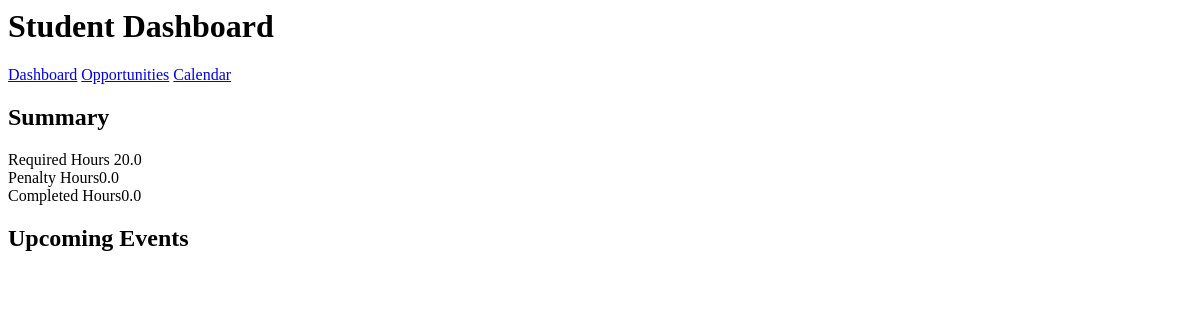
The app's page /student_dashboard (signed in), older data.
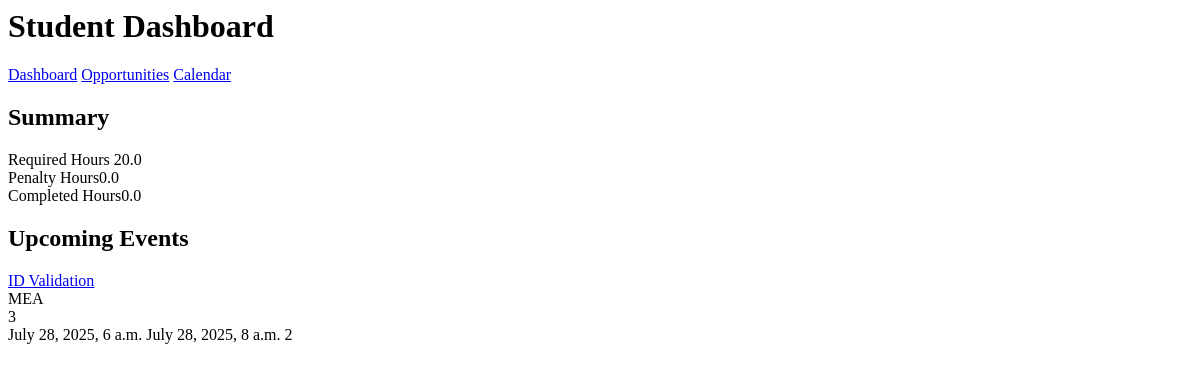
The same page, newer data.
### core/models.py (models this page shows, shortened)
class Event(models.Model):
    name = models.CharField(max_length=100)
    description = models.TextField()
    location = models.CharField(max_length=50)
    service_hours = models.IntegerField()
    number_of_students = models.IntegerField()
    role_descriptions = models.TextField()
    start_datetime = models.DateTimeField()
    end_datetime = models.DateTimeField()
    organizer = models.ForeignKey(
        OrgProfile, on_delete=models.CASCADE, related_name="events"
    )
    approved = models.BooleanField(default=False)
    students = models.ManyToManyField(
        StudentProfile, through="Participation", related_name="events"
    )
    def remaining_slots(self):
        assigned_count = self.participation_set.count()
        return max(0, self.number_of_students - assigned_count)

class OrgProfile(models.Model):
    user = models.OneToOneField(User, on_delete=models.CASCADE)
    name = models.CharField(max_length=100)

### core/views.py (the view)
# urls.py: path("student_dashboard", views.student_dashboard, name="student_dashboard"),
@login_required
def student_dashboard(request):
    user = request.user
    try:
        student_profile = user.studentprofile
    except StudentProfile.DoesNotExist:
        student_profile = None
        return redirect("login_view")
    volunteered_events = student_profile.events.all()
    context = {"student": student_profile, "events": volunteered_events}
    if request.method == "GET":
        template = loader.get_template("core/student_dashboard.html")
        return HttpResponse(template.render(context, request))

### core/templates/core/student_dashboard.html (shortened to what this page needs)
<h1>Student Dashboard</h1>
<a href="/student_dashboard">Dashboard</a>
<a href="/student_opportunities">Opportunities</a>
<a href="/student_calendar">Calendar</a>
<h2>Summary</h2>
{% if student %}
<div>
  <label>Required Hours</label>
  {{ student.required_service_hours }}
</div>
<div><label>Penalty Hours</label>{{ student.penalty_service_hours }}</div>
<div><label>Completed Hours</label>{{ student.completed_service_hours }}</div>
{% endif %}
<h2>Upcoming Events</h2>
{% if events %}
  {% for event in events %}
        <a href="student_opportunities_details/{{ event.id }}"><div>{{ event.name }}</div></a>
        <div>{{ event.organizer.name }}</div>
        <div>{{ event.remaining_slots }}</div>
        {{ event.start_datetime }}
        {{ event.end_datetime }}
        {{ event.service_hours }}
  {% endfor %}
{% endif%}

Row changes from the older to the newer data that the page shows:
added Event: name "ID Validation", organizer.name "MEA", remaining_slots "3", start_datetime "July 28, 2025, 6 a.m.", end_datetime "July 28, 2025, 8 a.m.", service_hours "2"
